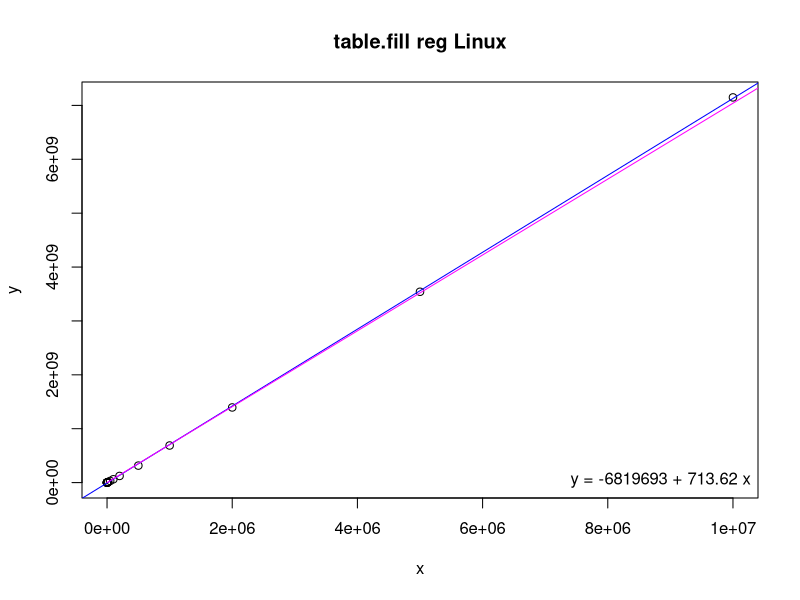
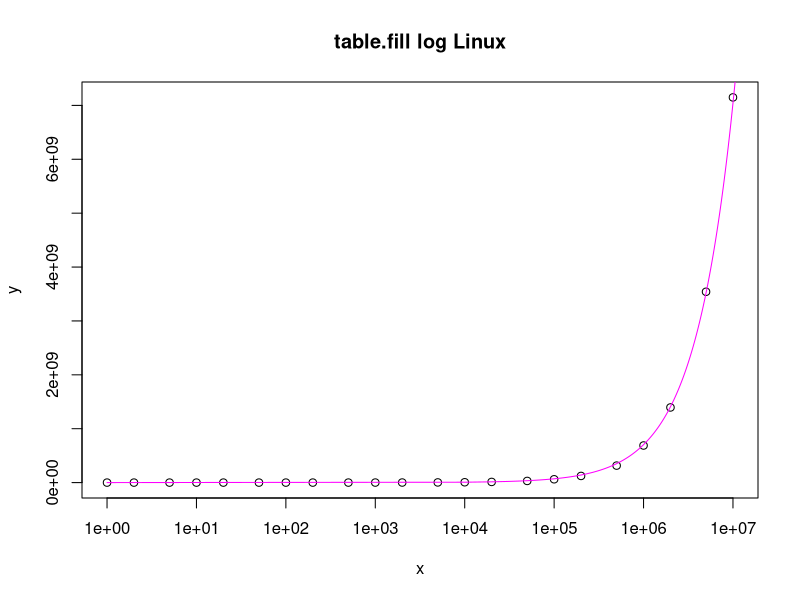

Generate these figures, in order, with R:
# Input data
x <- c(1,2,5,10,20,50,100,200,500,1000,2000,5000,10000,20000,50000,100000,200000,500000,1000000,2000000,5000000,9999999)
y <- c(100330,101660,104070,108470,115510,133870,170110,224540,380670,664690,1288100,3198300,6231800,12398000,30921000,61726000,123530000,315340000,688420000,1394600000,3541400000,7148300000)

# Linear regression
model <- lm(y ~ x)
coefs <- coef(model)

# Print regression coefficients
print(coefs)

# Estimating function
fe <- function(x) {
  80000 + (((x + 64 - 1) / 64) * 45056)
}

# Estimated values
xe <- seq(1, 40000000000, by = 10000)
ye <- fe(xe)

png("table-fill-reg.png")
plot(x, y, main = "table.fill reg Linux")
abline(model, col = "blue")
lines(xe, ye, col = "magenta")
legend("bottomright", legend = sprintf("y = %.0f + %.2f x", coefs[1], coefs[2]), bty = "n")

png("table-fill-log.png")
plot(x, y, log = "x", main = "table.fill log Linux")
lines(xe, ye, col = "magenta")
